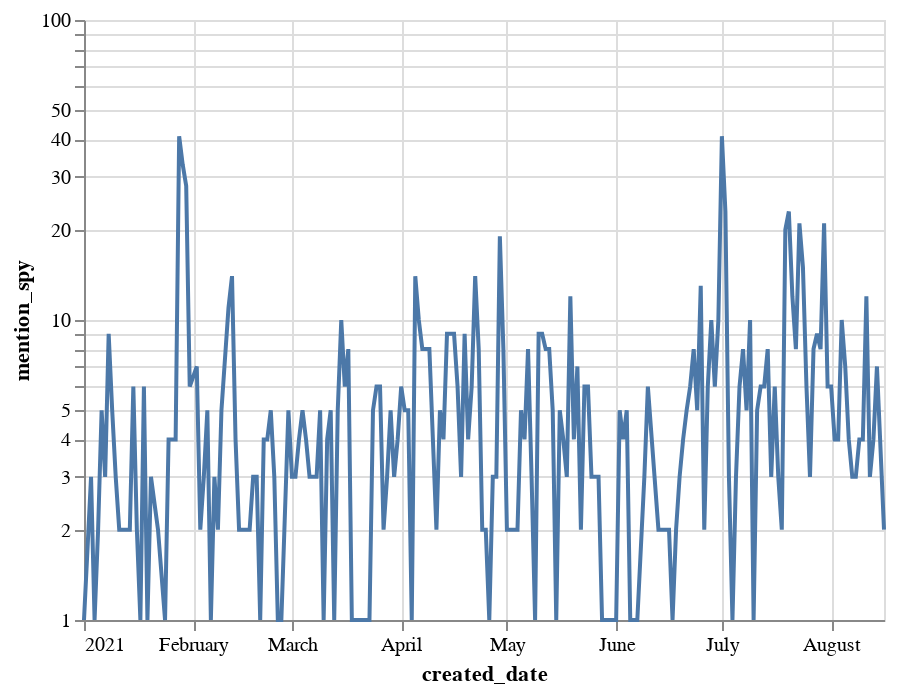

Source (notebook cell):
### Code cell
#SPY Mentions
alt.Chart(mentions_sum).transform_filter(
    alt.datum.mention_spy > 0  
).mark_line().encode(
    x = 'created_date:T',
    y = alt.Y('mention_spy:Q',
              scale=alt.Scale(type='log'))
)

### Figure 1 — Vega-Lite specification as saved in the notebook (floating-point values rounded to 4 significant figures; data arrays with more than 128 entries replaced by an {"elided": "..."} marker saying what was removed)
{"config": {"view": {"continuousWidth": 400, "continuousHeight": 300}}, "data": {"name": "data-adb4d2ca0a15aa20a0b214738e4271f0"}, "mark": "line", "encoding": {"x": {"type": "temporal", "field": "created_date"}, "y": {"type": "quantitative", "field": "mention_spy", "scale": {"type": "log"}}}, "transform": [{"filter": "(datum.mention_spy > 0)"}], "$schema": "https://vega.github.io/schema/vega-lite/v4.8.1.json", "datasets": {"data-adb4d2ca0a15aa20a0b214738e4271f0": {"elided": "228 records"}}}
